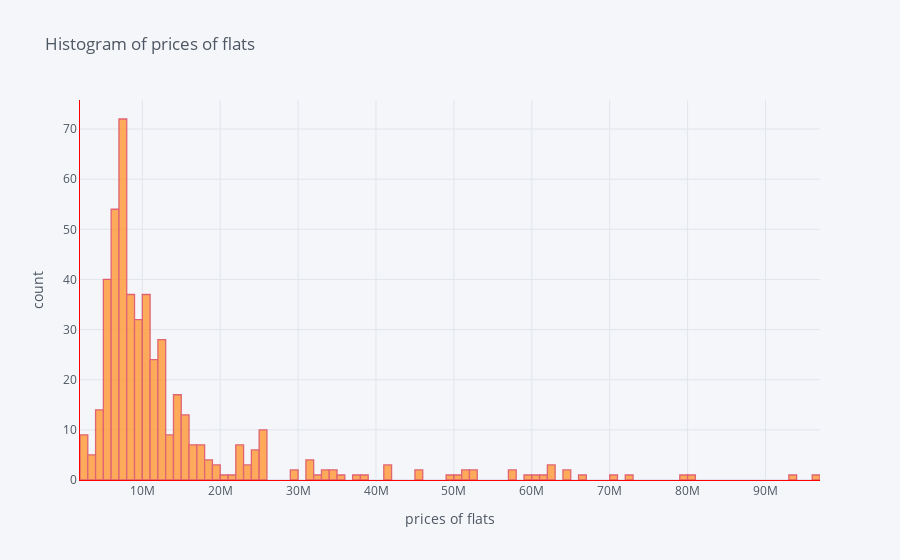

The cell this chart's notebook holds for it:
### Code cell
#histogram plot
#this graph shows the count of prices of flat
#for eg: there are nearly 72 flats whose price lies between 7M and 7.999M
df.price_of_flat.iplot(
    kind='hist',
    bins=100,
    xTitle='prices of flats',
    linecolor='red',
    color = 'orange',
    yTitle='count',
    title='Histogram of prices of flats ')

### Figure 1 — Plotly figure (JSON) as saved in the notebook; plotly's stock layout.template omitted (floating-point values rounded to 4 significant figures; data arrays with more than 128 entries replaced by an {"elided": "..."} marker saying what was removed)
{"data": [{"histfunc": "count", "histnorm": "", "marker": {"color": "rgba(255, 153, 51, 1.0)", "line": {"color": "#db4052", "width": 1.3}}, "name": "price_of_flat", "nbinsx": 100, "opacity": 0.8, "orientation": "v", "type": "histogram", "x": {"elided": "482 float values"}}], "layout": {"barmode": "overlay", "legend": {"bgcolor": "#F5F6F9", "font": {"color": "#4D5663"}}, "paper_bgcolor": "#F5F6F9", "plot_bgcolor": "#F5F6F9", "title": {"font": {"color": "#4D5663"}, "text": "Histogram of prices of flats "}, "xaxis": {"gridcolor": "#E1E5ED", "linecolor": "red", "showgrid": true, "tickfont": {"color": "#4D5663"}, "title": {"font": {"color": "#4D5663"}, "text": "prices of flats"}, "zerolinecolor": "#E1E5ED"}, "yaxis": {"gridcolor": "#E1E5ED", "linecolor": "red", "showgrid": true, "tickfont": {"color": "#4D5663"}, "title": {"font": {"color": "#4D5663"}, "text": "count"}, "zerolinecolor": "#E1E5ED"}}}
